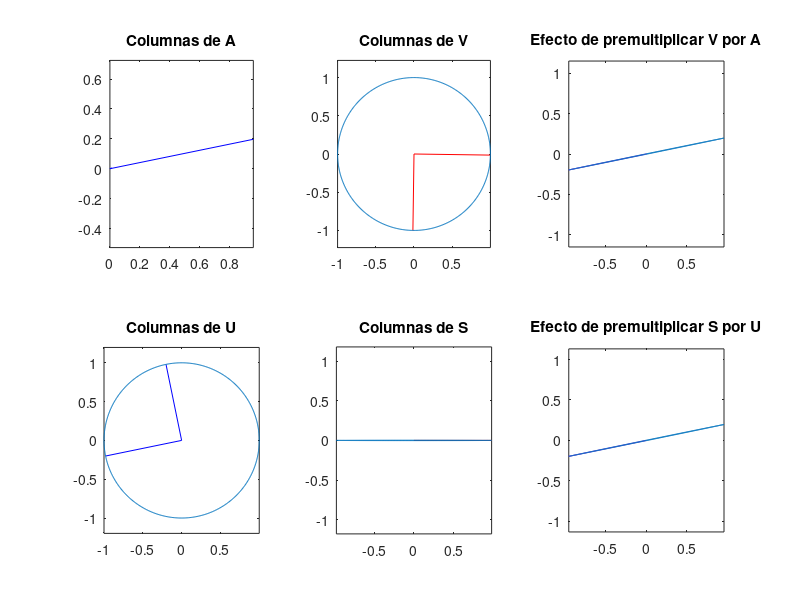

MATLAB code for this plot:
% Nombre del programa: USV_geometria
% Autores: Airina Cordova - Sebastian Cortez - Maria Molina - Emil Vega
% Email de los autores: airina.cordova@yachaytech.edu.ec -
% sebastian.cortez@yachaytech.edu.ec - maria.molina@yachay.tech.edu.ec -
% emil.vega@yachaytech.edu.ec% 
% Fecha de elaboracion: Julio 21 de 2016
% Breve descripción del programa: Permite observar de forma geometrica el
% comportamiento de las matriz A, V, U, S, AV y US.
% Datos de entrada: 
%−−−−−−−−−−−−−−−−
% Datos de s a l i d a :
% - Grafica de A - Grafica de V - Gráfica de U - Grafica de S - Grafica de AV y Gráfica de US 

A = rand(2); [U,S,V] = svd(A); 
%**************************************************************
fprintf('Generando las graficas...\n\n'); 
fprintf('La matriz generada es: \n')
A
figure
%grafica de A
 subplot(2,3,1)
a1=A(:,1);
a2=A(:,2);
plot([0,a1(1)],[0,a1(2)],'b') %Se plotea el 0 debido a que es tomado como el centro
hold on
plot([0,a2(1)],[0,a2(2)],'b')
title('Columnas de A')
axis equal
hold off

%grafica de U
subplot(2,3,4)
u1=U(:,1);
u2=U(:,2);
plot([0,u1(1)],[0,u1(2)],'b')
hold on
plot([0,u2(1)],[0,u2(2)],'b')
t=-pi:0.01:pi;
x=cos(t);
y=sin(t);
%hold on
plot(x,y)
title('Columnas de U')
axis equal
hold off

%grafica de V
subplot(2,3,2)
v1=V(:,1);
v2=V(:,2);
plot([0,v1(1)],[0,v1(2)],'r')
axis equal
hold on
plot([0,v2(1)],[0,v2(2)],'r')
t=-pi:0.01:pi;
x=cos(t);
y=sin(t);
%hold on
plot(x,y)
title('Columnas de V')
hold off

%grafica de S
subplot(2,3,5)
s1=S(:,1);
s2=S(:,2);
plot([0,s1(1)],[0,s1(2)],'r')
hold on
plot([0,s2(1)],[0,s2(2)],'r')
title('Columnas de S')
axis equal
m=size(x,2);
X=zeros(2,m);
for j=1:1:m
    X(1,j)=x(j);
    X(2,j)=y(j);
end
F=S*X;
plot(F(1,:),F(2,:))
axis equal
hold off

%efecto de premultiplicar V por A %
subplot(2,3,3)
B=A*V;
b1=B(:,1);
b2=B(:,2);
plot([0,b1(1)],[0,b1(2)],'m')
hold on
plot([0,b2(1)],[0,b2(2)],'m')
title('Efecto de premultiplicar V por A')
%grafica de la elipse cuyos semiejes son b1 y b2
m=size(x,2);
X=zeros(2,m);
for j=1:1:m
    X(1,j)=x(j);
    X(2,j)=y(j);
end
E=A*X;
plot(E(1,:),E(2,:))
axis equal

%efecto de premultiplicar S por U %
subplot(2,3,6)
C=U*S;
c1=C(:,1);
c2=C(:,2);
plot([0,c1(1)],[0,c1(2)],'m')
hold on
plot([0,c2(1)],[0,c2(2)],'m')
title('Efecto de premultiplicar S por U')
%grafica de la elipse cuyos semiejes son c1 y c2
m=size(x,2);
X=zeros(2,m);
for j=1:1:m
    X(1,j)=x(j);
    X(2,j)=y(j);
end	
G=U*F;
plot(G(1,:),G(2,:))
axis equal